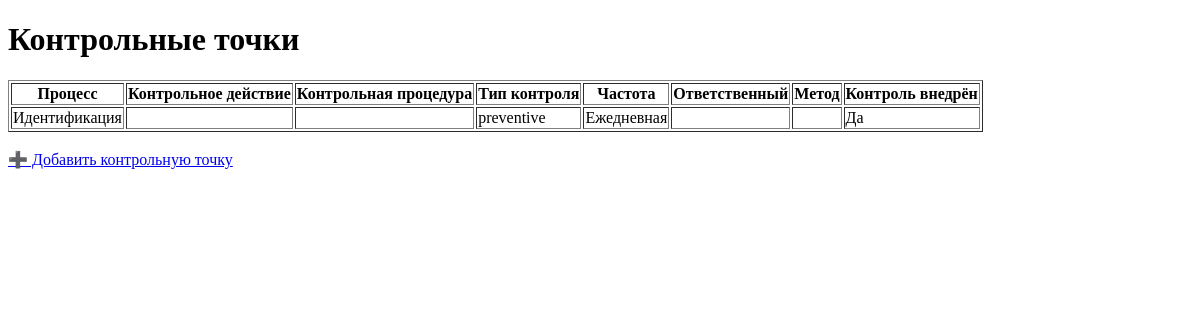
/control/control-points/, run on an earlier commit of the app's database.
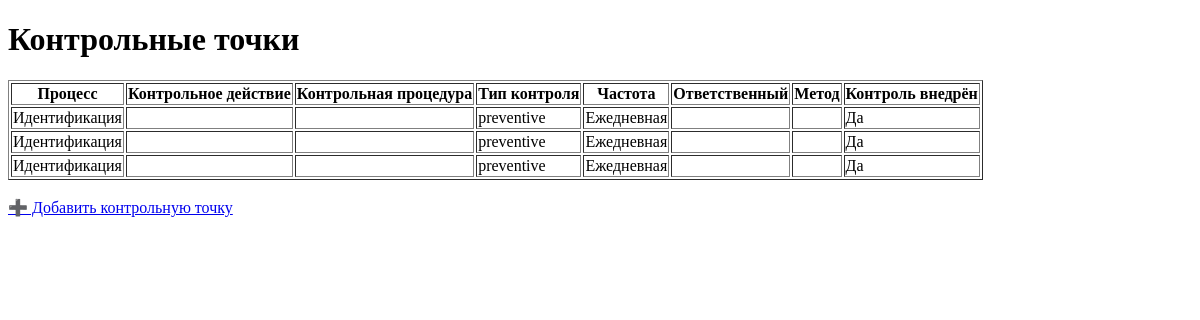
And on a later commit of the database.
### control_app/models.py (models this page shows, shortened)
class ControlPoint(models.Model):
    CONTROL_TYPE_CHOICES = [
        ('preventive', 'Предотвращающий'),
        ('detective', 'Обнаруживающий'),
    ]
    CONTROL_METHOD_CHOICES = [
        ('manual', 'Ручной'),
        ('automated', 'Автоматический'),
    ]
    process = models.CharField("Процесс", max_length=255)
    control_action = models.CharField("Контрольное действие", max_length=255)
    control_procedure = models.TextField("Контрольная процедура")
    control_type = models.CharField("Тип контроля", max_length=20, choices=CONTROL_TYPE_CHOICES)
    frequency = models.CharField("Частота", max_length=100)
    responsible_person = models.CharField("Ответственное лицо", max_length=100)
    control_method = models.CharField("Метод контроля", max_length=20, choices=CONTROL_METHOD_CHOICES)
    implemented = models.BooleanField("Контроль внедрён", default=False)

### control_app/views.py (the view)
# urls.py: path('control-points/', views.control_point_list, name='control_point_list'),
def control_point_list(request):
    control_points = ControlPoint.objects.all()
    return render(request, 'control_app/control_point_list.html', {'control_points': control_points})

### control_app/templates/control_app/control_point_list.html (shortened to what this page needs)
<!DOCTYPE html>
<html lang="ru">
<head>
</head>
<body>
    <h1>Контрольные точки</h1>
    <table border="1">
        <thead>
            <tr>
                <th>Процесс</th>
                <th>Контрольное действие</th>
                <th>Контрольная процедура</th>
                <th>Тип контроля</th>
                <th>Частота</th>
                <th>Ответственный</th>
                <th>Метод</th>
                <th>Контроль внедрён</th>
            </tr>
        </thead>
        <tbody>
            {% for point in control_points %}
                <tr>
                    <td>{{ point.process }}</td>
                    <td>{{ point.action }}</td>
                    <td>{{ point.procedure }}</td>
                    <td>{{ point.control_type }}</td>
                    <td>{{ point.frequency }}</td>
                    <td>{{ point.responsible }}</td>
                    <td>{{ point.method }}</td>
                    <td>{% if point.implemented %}Да{% else %}Нет{% endif %}</td>
                </tr>
            {% empty %}
                <tr><td colspan="8">Нет данных</td></tr>
            {% endfor %}
        </tbody>
    </table>
    <br>
    <a href="{% url 'control_point_create' %}">➕ Добавить контрольную точку</a>
</body>
</html>

What changed in the data, as far as the page shows it:
added ControlPoint: process "Идентификация", control_type "preventive", frequency "Ежедневная", implemented "Да"
added ControlPoint: process "Идентификация", control_type "preventive", frequency "Ежедневная", implemented "Да"
